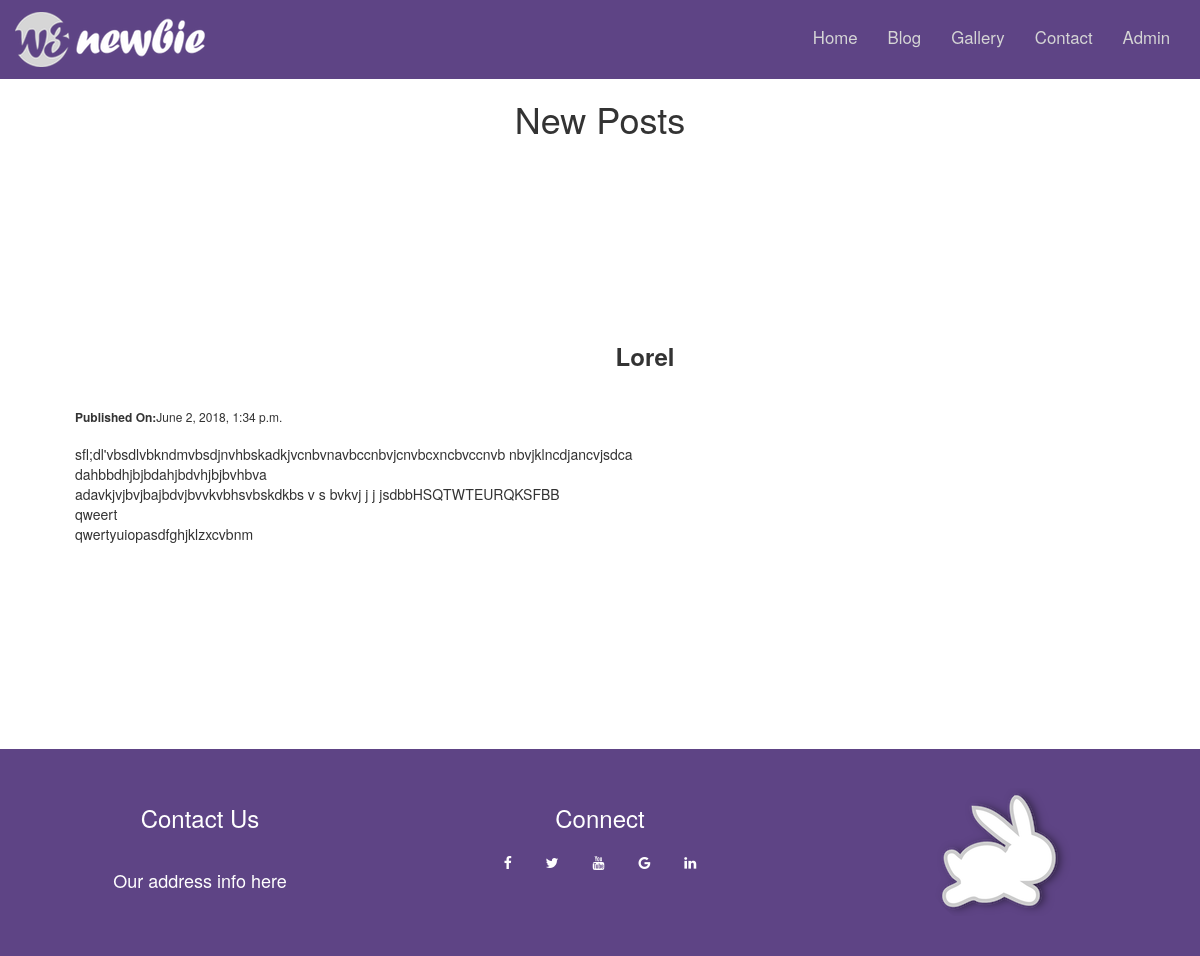
Page /blog/3 on the committed database.
### blog/models.py (models this page shows, shortened)
class Post(models.Model):
	title=models.CharField(max_length=200)
	body=models.TextField()
	date=models.DateTimeField()

### blog/templates/blog/details.html
{% load staticfiles %}
{% include 'home/header.html'%}
<h1 class="text-center" style="overflow-y:hidden;">New Posts</h1>
    <div class="container">
		<div class="container">
			<div class="container">
				<div class="container ">
					{% block content %}
						<h3 class="text-center"><b>{{post.title}}</b></h3>
						<br>
						<h6><b>Published On:</b>{{post.date}}</h6>
						<p>{{post.body|safe|linebreaks}}</p>
					{% endblock %}
				</div>
			</div>
		</div
	</div>
</div>
{% include 'home/footer.html'%}

### home/static/home/css/style.css (style rules this page uses)
* { margin: 0; padding: 0; overflow-x: hidden; }
.container { margin: 4% auto; }

### rows in the picture
Post: title "Lorel", date "June 2, 2018, 1:34 p.m.", body "sfl;dl'vbsdlvbkndmvbsdjnvhbskadkjvcnbvnavbccnbvjcnvbcxncbvccnvb nbvjklncdjancvjsdca dahbbdhjbjbdahjbdvhjbjbvhbva adavkjvjbvjbajbdvjbvvkvbhsvbskdkbs v s bvkvj j j jsdbbHSQTWTEURQKSFBB qweert qwertyuiopasdfghjklzxcvbnm"
